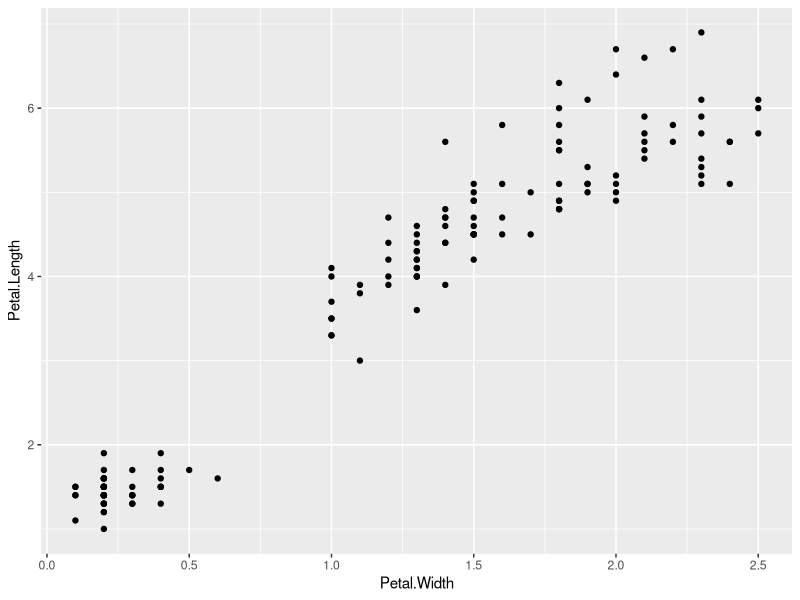
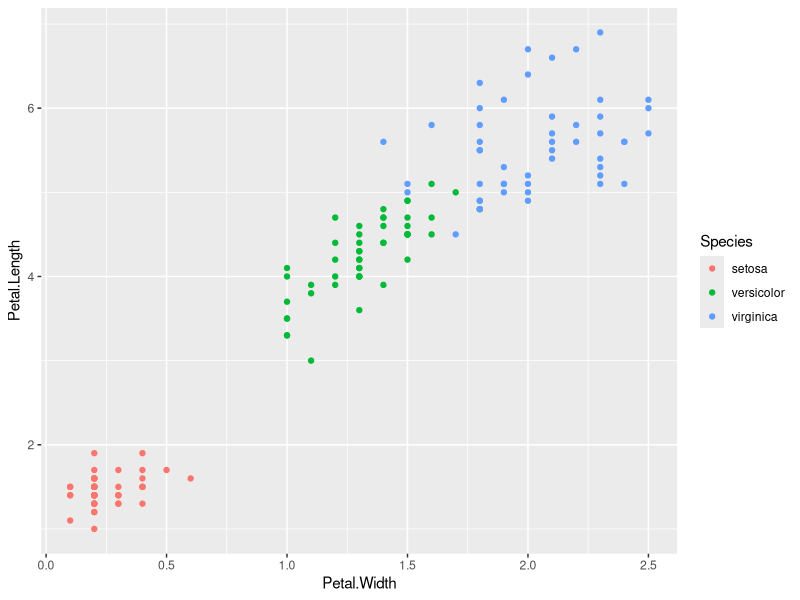
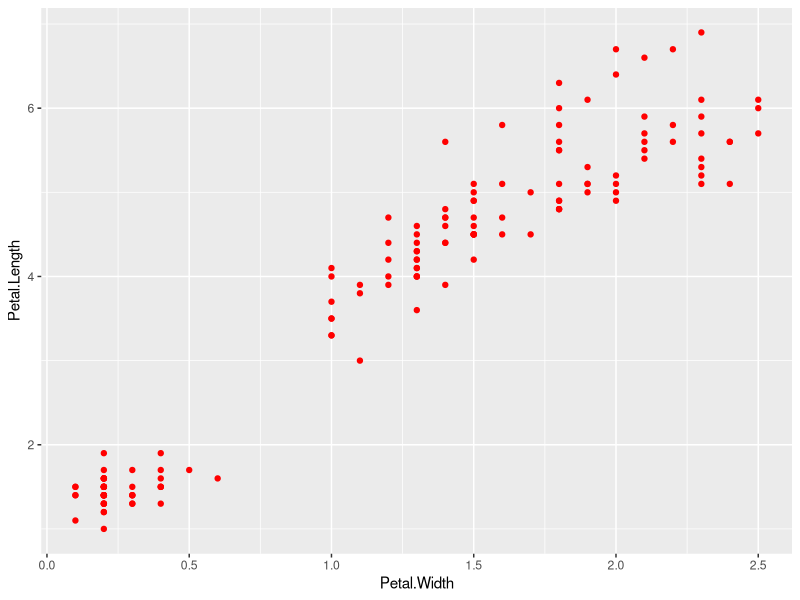

Here is the R script that generated these plots, in order:
## ---- chunk 1
library(ggplot2)
## ---- chunk 2
iris <- iris
ggplot(data = iris) + 
  geom_point(aes(x = Petal.Width, y = Petal.Length))
## ---- chunk 3
ggplot(data = iris) + 
  geom_point(aes(x = Petal.Width, y = Petal.Length, color = Species))
## ---- chunk 4
ggplot(data = iris) + 
  geom_point(aes(x = Petal.Width, y = Petal.Length), color = "red")
